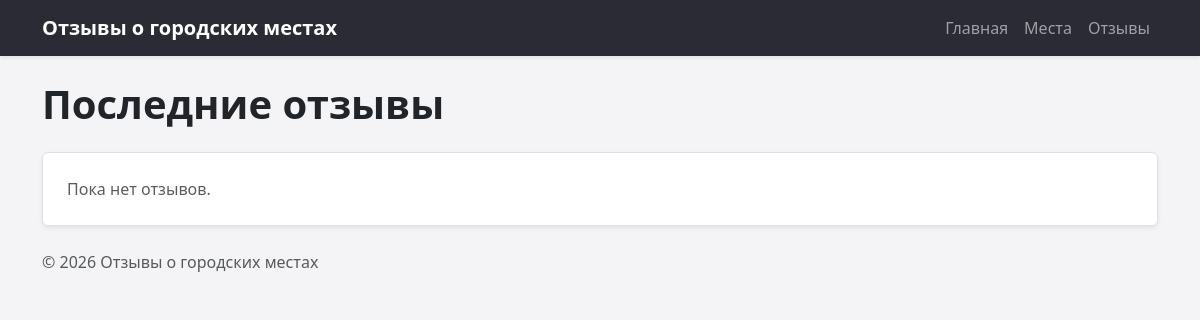
The page /reviews/ on the database as committed earlier.
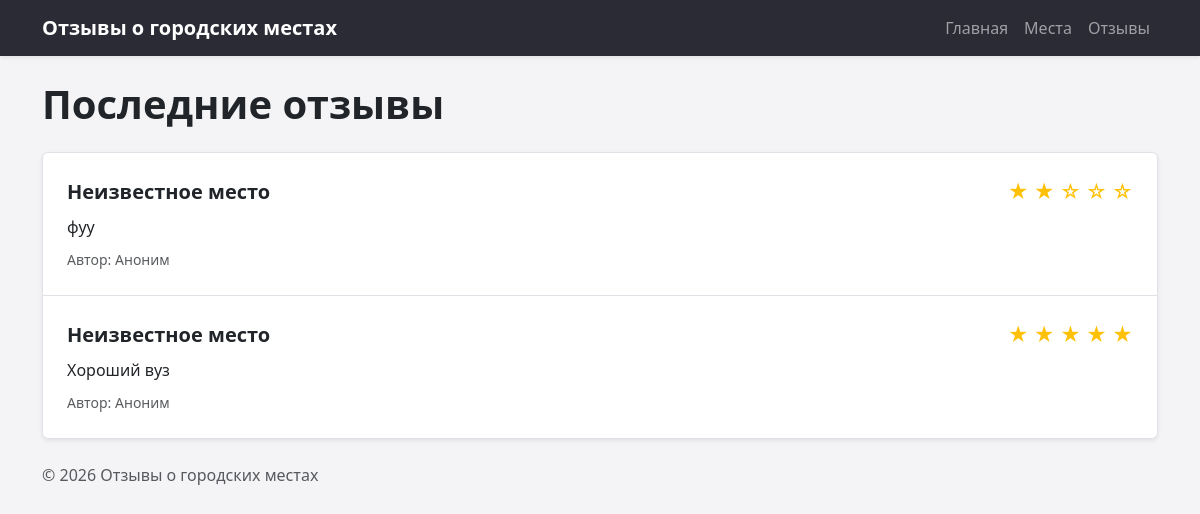
The same page on the database as committed later.
### reviews/models.py (models this page shows, shortened)
class Review(models.Model):
    place = models.ForeignKey(
        Place,
        on_delete=models.CASCADE,
        related_name="reviews",
        verbose_name="Место"
    )
    user = models.ForeignKey(
        User,
        on_delete=models.CASCADE,
        related_name="reviews",
        verbose_name="Пользователь"
    )
    rating = models.PositiveIntegerField(
        verbose_name="Оценка (1-5)"
    )
    comment = models.TextField(
        verbose_name="Комментарий"
    )
    class Meta:
        verbose_name = "Отзыв"
        verbose_name_plural = "Отзывы"
        ordering = ["-id"]

### reviews/views.py (the view)
# urls.py: path("reviews/", include("reviews.urls")),
def reviews(request):
    reviews_list = Review.objects.select_related(
        "place", "user"
    ).order_by("-id")
    context = {"reviews": reviews_list}
    return render(request, "reviews/review_list.html", context)

### reviews/templates/reviews/review_list.html (shortened to what this page needs)
{% extends "base.html" %}
{% block content %}
<h1 class="mb-4 fw-bold">Последние отзывы</h1>
<ul class="list-group shadow-sm border-0">
    {% for review in reviews %}
        <li class="list-group-item p-4">
            <div class="d-flex justify-content-between align-items-center mb-2">
                <h5 class="mb-0 fw-bold">{{ review.place_name|default:"Неизвестное место" }}</h5>
                <span class="fs-5" style="color: #ffc107;">
                    {% for i in "12345"|make_list %}
                        {% if forloop.counter <= review.rating %}★{% else %}☆{% endif %}
                    {% endfor %}
                </span>
            </div>
            <p class="mb-2">{{ review.comment }}</p>
            <small class="text-muted">Автор: {{ review.user_name|default:"Аноним" }}</small>
        </li>
    {% empty %}
        <li class="list-group-item p-4 text-muted">Пока нет отзывов.</li>
    {% endfor %}
</ul>
{% endblock %}

### templates/base.html (shortened to what this page needs)
{% load static %}
<!DOCTYPE html>
<html lang="ru">
<head>
    <link href="https://cdn.jsdelivr.net/npm/bootstrap@5.3.2/dist/css/bootstrap.min.css" rel="stylesheet">
    <link rel="stylesheet" href="{% static 'homepage/css/style.css' %}">
</head>
<body>
    {% include "includes/navigation.html" %}
    <main class="container">
        {% block content %}
        {% endblock %}
    </main>
    <footer class="container mt-4 mb-3 text-muted">
        <p>&copy; <span id="current-year"></span> Отзывы о городских местах</p>
    </footer>
</body>
</html>

### templates/includes/navigation.html
<nav class="navbar navbar-expand-lg navbar-dark navbar-custom mb-4 shadow-sm">
    <div class="container">
        <a class="navbar-brand fw-bold" href="{% url 'homepage:index' %}">
            Отзывы о городских местах
        </a>
        <div class="navbar-nav">
            <a class="nav-link" href="{% url 'homepage:index' %}">Главная</a>
            <a class="nav-link" href="{% url 'places:list' %}">Места</a>
            <a class="nav-link" href="{% url 'reviews:list' %}">Отзывы</a>
        </div>
    </div>
</nav>

### homepage/static/homepage/css/style.css (style rules this page uses)
body { background-color: #f4f4f6; }
.navbar-custom { background-color: #2b2b36; }

Rows that differ between the two databases and show on the page:
added Review: place_name "Неизвестное место", rating 2 (drawn), comment "фуу", user_name "Аноним"
added Review: place_name "Неизвестное место", rating 5 (drawn), comment "Хороший вуз", user_name "Аноним"
Other text that changed with them:
text no longer shown: "Пока нет отзывов."
